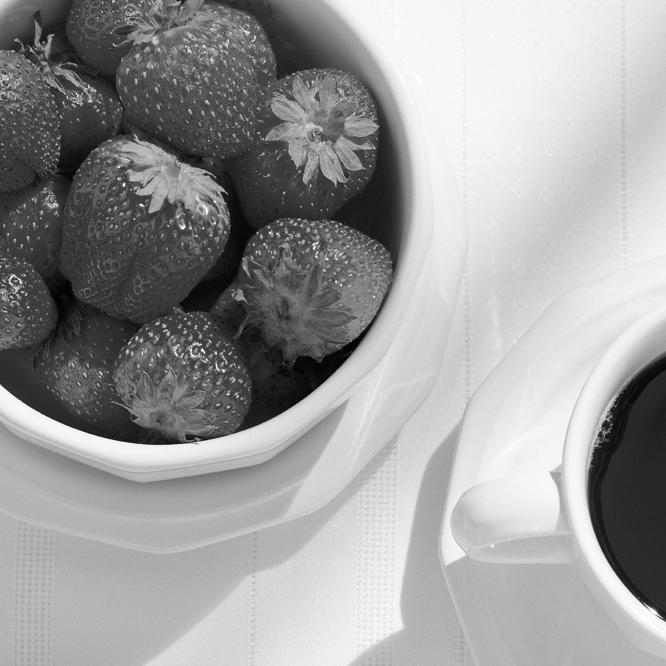
%> input picture Converted_img.jpg, 666 x 666 px
$ octave chapter_05_01.m   (GNU Octave 9; MATLAB toolbox functions it lacks are replaced by stand-ins)
%> lines starting %> are read from the running program, lines starting %| are printed output that depends on the picture
% Fourier Trnasform and inverse transform

img=imread('Converted_img.jpg');
%> img is the input picture: size 666x666 uint8; min 0, max 255, mean 155.7
F = fft2(double(img));
F_shifted = fftshift(F);

restored_img = uint8(ifft2(ifftshift(F)));
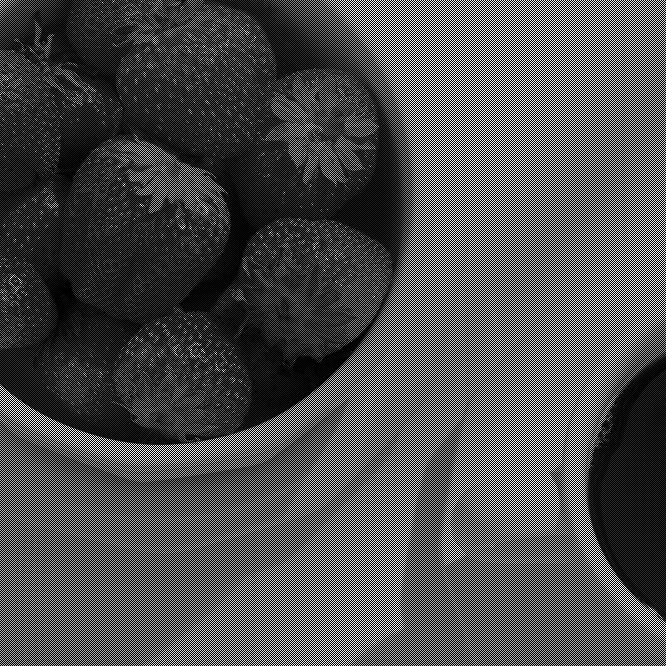
%> restored_img: size 666x666 uint8; min 0, max 255, mean 77.9

subplot(2,2,1),imshow(img),title('Original Image');
subplot(2,2,2),imshow(log(1 + abs(F_shifted)), []), title('Fourier Transform Magnitude Spectrum');
%> after `imshow(log(1 + abs(F_shifted)), [])`:
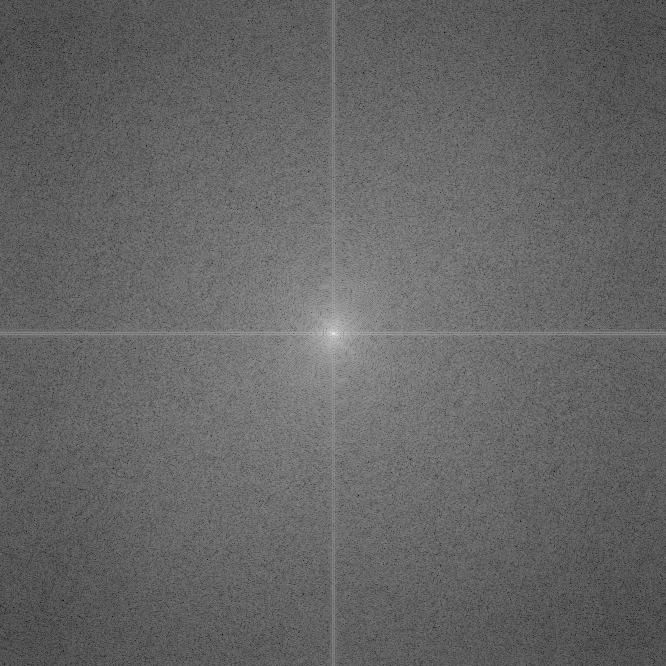
%> displayed picture: size 666x666, on the screen's scale of 0 to 255; min 0, max 255, mean 101.2
subplot(2,2,4),imshow(restored_img), title('Restored Image from Inverse FFT');
